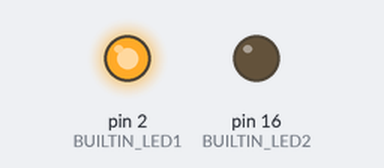
Simulated run of this sketch. Board: Arduino Uno, built with avr-gcc and run on an emulated ATmega328P. Parts: output pins drawn as LEDs (lit = HIGH). What the sketch prints to the serial monitor is not drawn.

Above: at 7.5 s.
At 12.5 s:
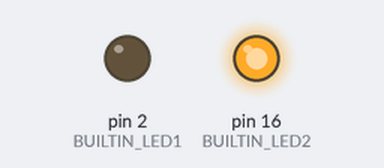
Timing chart, 0 to 18.0 s (numbered marks = the images above):
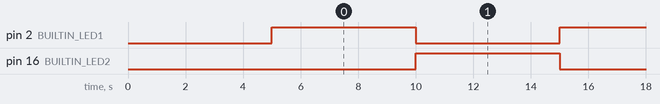

Measured:
- by itself, pin 2 (BUILTIN_LED1), pin 16 (BUILTIN_LED2): alternates HIGH for 5.0 s and LOW for 5.0 s

The sketch:

dualblink.ino
```cpp
const short int BUILTIN_LED1 = 2; //GPIO2
const short int BUILTIN_LED2 = 16;//GPIO16

void setup() {
  // put your setup code here, to run once:
  pinMode(BUILTIN_LED1, OUTPUT);
  pinMode(BUILTIN_LED2, OUTPUT);
  Serial.begin(115200);
  Serial.setDebugOutput(true);
  delay(5000);
  Serial.println();
  Serial.print("Setup completed ");
}

void loop() {
  // put your main code here, to run repeatedly:
  digitalWrite(BUILTIN_LED1, HIGH);
  digitalWrite(BUILTIN_LED2, LOW);
  delay(5000);
  digitalWrite(BUILTIN_LED1, LOW);
  digitalWrite(BUILTIN_LED2, HIGH);
  delay(5000);
}
```
